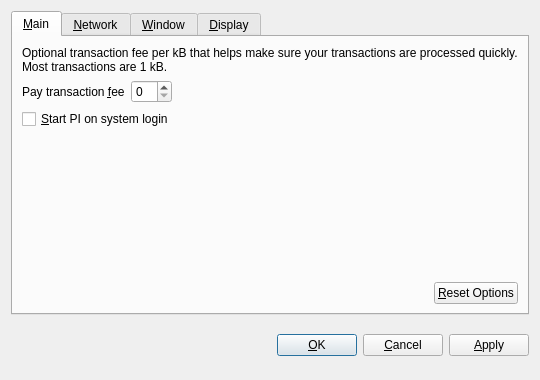
<?xml version="1.0" encoding="UTF-8"?>
<ui version="4.0">
 <class>OptionsDialog</class>
 <widget class="QDialog" name="OptionsDialog">
  <property name="geometry">
   <rect>
    <x>0</x>
    <y>0</y>
    <width>540</width>
    <height>380</height>
   </rect>
  </property>
  <property name="windowTitle">
   <string>Options</string>
  </property>
  <property name="modal">
   <bool>true</bool>
  </property>
  <layout class="QVBoxLayout" name="verticalLayout">
   <item>
    <widget class="QTabWidget" name="tabWidget">
     <property name="tabPosition">
      <enum>QTabWidget::North</enum>
     </property>
     <property name="currentIndex">
      <number>0</number>
     </property>
     <widget class="QWidget" name="tabMain">
      <attribute name="title">
       <string>&amp;Main</string>
      </attribute>
      <layout class="QVBoxLayout" name="verticalLayout_Main">
       <item>
        <widget class="QLabel" name="transactionFeeInfoLabel">
         <property name="text">
          <string>Optional transaction fee per kB that helps make sure your transactions are processed quickly. Most transactions are 1 kB.</string>
         </property>
         <property name="textFormat">
          <enum>Qt::PlainText</enum>
         </property>
         <property name="wordWrap">
          <bool>true</bool>
         </property>
        </widget>
       </item>
       <item>
        <layout class="QHBoxLayout" name="horizontalLayout_1_Main">
         <item>
          <widget class="QLabel" name="transactionFeeLabel">
           <property name="text">
            <string>Pay transaction &amp;fee</string>
           </property>
           <property name="textFormat">
            <enum>Qt::PlainText</enum>
           </property>
           <property name="buddy">
            <cstring>transactionFee</cstring>
           </property>
          </widget>
         </item>
         <item>
          <widget class="BitcoinAmountField" name="transactionFee"/>
         </item>
         <item>
          <spacer name="horizontalSpacer_1_Main">
           <property name="orientation">
            <enum>Qt::Horizontal</enum>
           </property>
           <property name="sizeHint" stdset="0">
            <size>
             <width>40</width>
             <height>20</height>
            </size>
           </property>
          </spacer>
         </item>
        </layout>
       </item>
       <item>
        <widget class="QCheckBox" name="bitcoinAtStartup">
         <property name="toolTip">
          <string>Automatically start PI after logging in to the system.</string>
         </property>
         <property name="text">
          <string>&amp;Start PI on system login</string>
         </property>
        </widget>
       </item>
       <item>
        <spacer name="verticalSpacer_Main">
         <property name="orientation">
          <enum>Qt::Vertical</enum>
         </property>
         <property name="sizeHint" stdset="0">
          <size>
           <width>20</width>
           <height>40</height>
          </size>
         </property>
        </spacer>
       </item>
       <item>
        <layout class="QHBoxLayout" name="horizontalLayout_2_Main">
         <item>
          <spacer name="horizontalSpacer_2_Main">
           <property name="orientation">
            <enum>Qt::Horizontal</enum>
           </property>
           <property name="sizeHint" stdset="0">
            <size>
             <width>40</width>
             <height>20</height>
            </size>
           </property>
          </spacer>
         </item>
         <item>
          <widget class="QPushButton" name="resetButton">
           <property name="toolTip">
            <string>Reset all client options to default.</string>
           </property>
           <property name="text">
            <string>&amp;Reset Options</string>
           </property>
           <property name="autoDefault">
            <bool>false</bool>
           </property>
          </widget>
         </item>
        </layout>
       </item>
      </layout>
     </widget>
     <widget class="QWidget" name="tabNetwork">
      <attribute name="title">
       <string>&amp;Network</string>
      </attribute>
      <layout class="QVBoxLayout" name="verticalLayout_Network">
       <item>
        <widget class="QCheckBox" name="mapPortUpnp">
         <property name="toolTip">
          <string>Automatically open the PI client port on the router. This only works when your router supports UPnP and it is enabled.</string>
         </property>
         <property name="text">
          <string>Map port using &amp;UPnP</string>
         </property>
        </widget>
       </item>
       <item>
        <widget class="QCheckBox" name="connectSocks">
         <property name="toolTip">
          <string>Connect to the PI network through a SOCKS proxy (e.g. when connecting through Tor).</string>
         </property>
         <property name="text">
          <string>&amp;Connect through SOCKS proxy:</string>
         </property>
        </widget>
       </item>
       <item>
        <layout class="QHBoxLayout" name="horizontalLayout_Network">
         <item>
          <widget class="QLabel" name="proxyIpLabel">
           <property name="text">
            <string>Proxy &amp;IP:</string>
           </property>
           <property name="textFormat">
            <enum>Qt::PlainText</enum>
           </property>
           <property name="buddy">
            <cstring>proxyIp</cstring>
           </property>
          </widget>
         </item>
         <item>
          <widget class="QValidatedLineEdit" name="proxyIp">
           <property name="maximumSize">
            <size>
             <width>140</width>
             <height>16777215</height>
            </size>
           </property>
           <property name="toolTip">
            <string>IP address of the proxy (e.g. 127.0.0.1)</string>
           </property>
          </widget>
         </item>
         <item>
          <widget class="QLabel" name="proxyPortLabel">
           <property name="text">
            <string>&amp;Port:</string>
           </property>
           <property name="textFormat">
            <enum>Qt::PlainText</enum>
           </property>
           <property name="buddy">
            <cstring>proxyPort</cstring>
           </property>
          </widget>
         </item>
         <item>
          <widget class="QLineEdit" name="proxyPort">
           <property name="maximumSize">
            <size>
             <width>55</width>
             <height>16777215</height>
            </size>
           </property>
           <property name="toolTip">
            <string>Port of the proxy (e.g. 9050)</string>
           </property>
          </widget>
         </item>
         <item>
          <widget class="QLabel" name="socksVersionLabel">
           <property name="text">
            <string>SOCKS &amp;Version:</string>
           </property>
           <property name="textFormat">
            <enum>Qt::PlainText</enum>
           </property>
           <property name="buddy">
            <cstring>socksVersion</cstring>
           </property>
          </widget>
         </item>
         <item>
          <widget class="QValueComboBox" name="socksVersion">
           <property name="toolTip">
            <string>SOCKS version of the proxy (e.g. 5)</string>
           </property>
          </widget>
         </item>
         <item>
          <spacer name="horizontalSpacer_Network">
           <property name="orientation">
            <enum>Qt::Horizontal</enum>
           </property>
           <property name="sizeHint" stdset="0">
            <size>
             <width>40</width>
             <height>20</height>
            </size>
           </property>
          </spacer>
         </item>
        </layout>
       </item>
       <item>
        <spacer name="verticalSpacer_Network">
         <property name="orientation">
          <enum>Qt::Vertical</enum>
         </property>
         <property name="sizeHint" stdset="0">
          <size>
           <width>20</width>
           <height>40</height>
          </size>
         </property>
        </spacer>
       </item>
      </layout>
     </widget>
     <widget class="QWidget" name="tabWindow">
      <attribute name="title">
       <string>&amp;Window</string>
      </attribute>
      <layout class="QVBoxLayout" name="verticalLayout_Window">
       <item>
        <widget class="QCheckBox" name="minimizeToTray">
         <property name="toolTip">
          <string>Show only a tray icon after minimizing the window.</string>
         </property>
         <property name="text">
          <string>&amp;Minimize to the tray instead of the taskbar</string>
         </property>
        </widget>
       </item>
       <item>
        <widget class="QCheckBox" name="minimizeOnClose">
         <property name="toolTip">
          <string>Minimize instead of exit the application when the window is closed. When this option is enabled, the application will be closed only after selecting Quit in the menu.</string>
         </property>
         <property name="text">
          <string>M&amp;inimize on close</string>
         </property>
        </widget>
       </item>
       <item>
        <spacer name="verticalSpacer_Window">
         <property name="orientation">
          <enum>Qt::Vertical</enum>
         </property>
         <property name="sizeHint" stdset="0">
          <size>
           <width>20</width>
           <height>40</height>
          </size>
         </property>
        </spacer>
       </item>
      </layout>
     </widget>
     <widget class="QWidget" name="tabDisplay">
      <attribute name="title">
       <string>&amp;Display</string>
      </attribute>
      <layout class="QVBoxLayout" name="verticalLayout_Display">
       <item>
        <layout class="QHBoxLayout" name="horizontalLayout_1_Display">
         <item>
          <widget class="QLabel" name="langLabel">
           <property name="text">
            <string>User Interface &amp;language:</string>
           </property>
           <property name="textFormat">
            <enum>Qt::PlainText</enum>
           </property>
           <property name="buddy">
            <cstring>lang</cstring>
           </property>
          </widget>
         </item>
         <item>
          <widget class="QValueComboBox" name="lang">
           <property name="toolTip">
            <string>The user interface language can be set here. This setting will take effect after restarting PI.</string>
           </property>
          </widget>
         </item>
        </layout>
       </item>
       <item>
        <layout class="QHBoxLayout" name="horizontalLayout_2_Display">
         <item>
          <widget class="QLabel" name="unitLabel">
           <property name="text">
            <string>&amp;Unit to show amounts in:</string>
           </property>
           <property name="textFormat">
            <enum>Qt::PlainText</enum>
           </property>
           <property name="buddy">
            <cstring>unit</cstring>
           </property>
          </widget>
         </item>
         <item>
          <widget class="QValueComboBox" name="unit">
           <property name="toolTip">
            <string>Choose the default subdivision unit to show in the interface and when sending coins.</string>
           </property>
          </widget>
         </item>
        </layout>
       </item>
       <item>
        <widget class="QCheckBox" name="displayAddresses">
         <property name="toolTip">
          <string>Whether to show PI addresses in the transaction list or not.</string>
         </property>
         <property name="text">
          <string>&amp;Display addresses in transaction list</string>
         </property>
        </widget>
       </item>
       <item>
        <spacer name="verticalSpacer_Display">
         <property name="orientation">
          <enum>Qt::Vertical</enum>
         </property>
         <property name="sizeHint" stdset="0">
          <size>
           <width>20</width>
           <height>40</height>
          </size>
         </property>
        </spacer>
       </item>
      </layout>
     </widget>
    </widget>
   </item>
   <item>
    <layout class="QHBoxLayout" name="horizontalLayout_Buttons">
     <item>
      <spacer name="horizontalSpacer_1">
       <property name="orientation">
        <enum>Qt::Horizontal</enum>
       </property>
       <property name="sizeHint" stdset="0">
        <size>
         <width>40</width>
         <height>48</height>
        </size>
       </property>
      </spacer>
     </item>
     <item>
      <widget class="QLabel" name="statusLabel">
       <property name="font">
        <font>
         <weight>75</weight>
         <bold>true</bold>
        </font>
       </property>
       <property name="text">
        <string/>
       </property>
       <property name="textFormat">
        <enum>Qt::PlainText</enum>
       </property>
       <property name="wordWrap">
        <bool>true</bool>
       </property>
      </widget>
     </item>
     <item>
      <spacer name="horizontalSpacer_2">
       <property name="orientation">
        <enum>Qt::Horizontal</enum>
       </property>
       <property name="sizeHint" stdset="0">
        <size>
         <width>40</width>
         <height>48</height>
        </size>
       </property>
      </spacer>
     </item>
     <item>
      <widget class="QPushButton" name="okButton">
       <property name="text">
        <string>&amp;OK</string>
       </property>
      </widget>
     </item>
     <item>
      <widget class="QPushButton" name="cancelButton">
       <property name="text">
        <string>&amp;Cancel</string>
       </property>
       <property name="autoDefault">
        <bool>false</bool>
       </property>
      </widget>
     </item>
     <item>
      <widget class="QPushButton" name="applyButton">
       <property name="text">
        <string>&amp;Apply</string>
       </property>
       <property name="autoDefault">
        <bool>false</bool>
       </property>
      </widget>
     </item>
    </layout>
   </item>
  </layout>
 </widget>
 <customwidgets>
  <customwidget>
   <class>BitcoinAmountField</class>
   <extends>QSpinBox</extends>
   <header>bitcoinamountfield.h</header>
  </customwidget>
  <customwidget>
   <class>QValueComboBox</class>
   <extends>QComboBox</extends>
   <header>qvaluecombobox.h</header>
  </customwidget>
  <customwidget>
   <class>QValidatedLineEdit</class>
   <extends>QLineEdit</extends>
   <header>qvalidatedlineedit.h</header>
  </customwidget>
 </customwidgets>
 <resources/>
 <connections/>
</ui>
